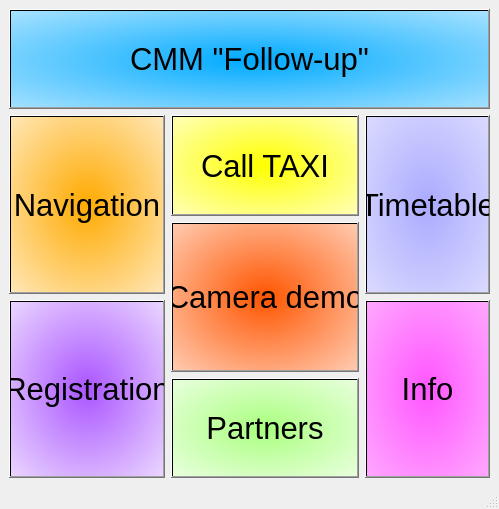
<?xml version="1.0" encoding="UTF-8"?>
<ui version="4.0">
 <class>Menu</class>
 <widget class="QMainWindow" name="Menu">
  <property name="geometry">
   <rect>
    <x>0</x>
    <y>0</y>
    <width>499</width>
    <height>509</height>
   </rect>
  </property>
  <property name="minimumSize">
   <size>
    <width>101</width>
    <height>0</height>
   </size>
  </property>
  <property name="windowTitle">
   <string>MainWindow</string>
  </property>
  <widget class="QWidget" name="MenuMain">
   <property name="sizePolicy">
    <sizepolicy hsizetype="Preferred" vsizetype="Preferred">
     <horstretch>0</horstretch>
     <verstretch>0</verstretch>
    </sizepolicy>
   </property>
   <layout class="QGridLayout" name="gridLayout">
    <item row="3" column="0" rowspan="2">
     <widget class="QPushButton" name="PbReg">
      <property name="sizePolicy">
       <sizepolicy hsizetype="Expanding" vsizetype="Expanding">
        <horstretch>0</horstretch>
        <verstretch>0</verstretch>
       </sizepolicy>
      </property>
      <property name="minimumSize">
       <size>
        <width>102</width>
        <height>102</height>
       </size>
      </property>
      <property name="font">
       <font>
        <pointsize>23</pointsize>
       </font>
      </property>
      <property name="styleSheet">
       <string notr="true">background-color: qradialgradient(spread:pad, cx:0.5, cy:0.5, radius:0.9339, fx:0.5, fy:0.5, stop:0 rgba(170, 85, 255, 255), stop:1 rgba(255, 255, 255, 255));</string>
      </property>
      <property name="text">
       <string>Registration</string>
      </property>
     </widget>
    </item>
    <item row="3" column="2" rowspan="2">
     <widget class="QPushButton" name="PbInfo">
      <property name="sizePolicy">
       <sizepolicy hsizetype="Expanding" vsizetype="Expanding">
        <horstretch>0</horstretch>
        <verstretch>0</verstretch>
       </sizepolicy>
      </property>
      <property name="minimumSize">
       <size>
        <width>102</width>
        <height>102</height>
       </size>
      </property>
      <property name="font">
       <font>
        <pointsize>23</pointsize>
       </font>
      </property>
      <property name="styleSheet">
       <string notr="true">background-color: qradialgradient(spread:pad, cx:0.5, cy:0.5, radius:1.456, fx:0.5, fy:0.5, stop:0 rgba(255, 85, 255, 255), stop:1 rgba(255, 255, 255, 255));</string>
      </property>
      <property name="text">
       <string>Info</string>
      </property>
     </widget>
    </item>
    <item row="4" column="1">
     <widget class="QPushButton" name="PbPartners">
      <property name="sizePolicy">
       <sizepolicy hsizetype="Expanding" vsizetype="Expanding">
        <horstretch>0</horstretch>
        <verstretch>0</verstretch>
       </sizepolicy>
      </property>
      <property name="minimumSize">
       <size>
        <width>101</width>
        <height>68</height>
       </size>
      </property>
      <property name="font">
       <font>
        <pointsize>23</pointsize>
       </font>
      </property>
      <property name="styleSheet">
       <string notr="true">background-color: qradialgradient(spread:pad, cx:0.5, cy:0.5, radius:0.962, fx:0.5, fy:0.5, stop:0 rgba(170, 255, 127, 255), stop:1 rgba(255, 255, 255, 255));</string>
      </property>
      <property name="text">
       <string>Partners</string>
      </property>
     </widget>
    </item>
    <item row="1" column="2" rowspan="2">
     <widget class="QPushButton" name="PbTimetable">
      <property name="sizePolicy">
       <sizepolicy hsizetype="Expanding" vsizetype="Expanding">
        <horstretch>0</horstretch>
        <verstretch>0</verstretch>
       </sizepolicy>
      </property>
      <property name="minimumSize">
       <size>
        <width>102</width>
        <height>102</height>
       </size>
      </property>
      <property name="font">
       <font>
        <pointsize>23</pointsize>
       </font>
      </property>
      <property name="styleSheet">
       <string notr="true">background-color: qradialgradient(spread:pad, cx:0.5, cy:0.5, radius:1.24883, fx:0.5, fy:0.5, stop:0 rgba(170, 170, 255, 255), stop:1 rgba(255, 255, 255, 255));</string>
      </property>
      <property name="text">
       <string>Timetable</string>
      </property>
     </widget>
    </item>
    <item row="1" column="1">
     <widget class="QPushButton" name="PbExternApp">
      <property name="sizePolicy">
       <sizepolicy hsizetype="Expanding" vsizetype="Expanding">
        <horstretch>0</horstretch>
        <verstretch>0</verstretch>
       </sizepolicy>
      </property>
      <property name="minimumSize">
       <size>
        <width>101</width>
        <height>68</height>
       </size>
      </property>
      <property name="font">
       <font>
        <pointsize>23</pointsize>
       </font>
      </property>
      <property name="styleSheet">
       <string notr="true">background-color: qradialgradient(spread:pad, cx:0.5, cy:0.5, radius:0.989949, fx:0.5, fy:0.5, stop:0 rgba(255, 255, 0, 255), stop:1 rgba(255, 255, 255, 255));</string>
      </property>
      <property name="text">
       <string>Call TAXI</string>
      </property>
     </widget>
    </item>
    <item row="2" column="1" rowspan="2">
     <widget class="QPushButton" name="PbCamera">
      <property name="sizePolicy">
       <sizepolicy hsizetype="Expanding" vsizetype="Expanding">
        <horstretch>0</horstretch>
        <verstretch>0</verstretch>
       </sizepolicy>
      </property>
      <property name="minimumSize">
       <size>
        <width>101</width>
        <height>150</height>
       </size>
      </property>
      <property name="font">
       <font>
        <pointsize>23</pointsize>
       </font>
      </property>
      <property name="styleSheet">
       <string notr="true">background-color: qradialgradient(spread:pad, cx:0.5, cy:0.5, radius:1.022, fx:0.5, fy:0.5, stop:0 rgba(255, 85, 0, 255), stop:1 rgba(255, 255, 255, 255));</string>
      </property>
      <property name="text">
       <string>Camera demo</string>
      </property>
     </widget>
    </item>
    <item row="1" column="0" rowspan="2">
     <widget class="QPushButton" name="PbNavig">
      <property name="sizePolicy">
       <sizepolicy hsizetype="Expanding" vsizetype="Expanding">
        <horstretch>0</horstretch>
        <verstretch>0</verstretch>
       </sizepolicy>
      </property>
      <property name="minimumSize">
       <size>
        <width>102</width>
        <height>102</height>
       </size>
      </property>
      <property name="font">
       <font>
        <family>MS Shell Dlg 2</family>
        <pointsize>23</pointsize>
       </font>
      </property>
      <property name="styleSheet">
       <string notr="true">background-color: qradialgradient(spread:pad, cx:0.5, cy:0.5, radius:0.987514, fx:0.5, fy:0.5, stop:0 rgba(255, 170, 0, 255), stop:1 rgba(255, 255, 255, 255));</string>
      </property>
      <property name="text">
       <string>Navigation</string>
      </property>
     </widget>
    </item>
    <item row="0" column="0" colspan="3">
     <widget class="QPushButton" name="PbHeader">
      <property name="sizePolicy">
       <sizepolicy hsizetype="Expanding" vsizetype="Fixed">
        <horstretch>0</horstretch>
        <verstretch>0</verstretch>
       </sizepolicy>
      </property>
      <property name="minimumSize">
       <size>
        <width>0</width>
        <height>100</height>
       </size>
      </property>
      <property name="maximumSize">
       <size>
        <width>16777215</width>
        <height>100</height>
       </size>
      </property>
      <property name="font">
       <font>
        <pointsize>23</pointsize>
       </font>
      </property>
      <property name="styleSheet">
       <string notr="true">background-color: qradialgradient(spread:pad, cx:0.500091, cy:0.517, radius:1.08893, fx:0.506, fy:0.517045, stop:0 rgba(0, 170, 255, 255), stop:1 rgba(255, 255, 255, 255));</string>
      </property>
      <property name="text">
       <string>CMM &quot;Follow-up&quot;</string>
      </property>
      <property name="checkable">
       <bool>false</bool>
      </property>
      <property name="checked">
       <bool>false</bool>
      </property>
     </widget>
    </item>
   </layout>
  </widget>
  <widget class="QMenuBar" name="menubar">
   <property name="geometry">
    <rect>
     <x>0</x>
     <y>0</y>
     <width>499</width>
     <height>17</height>
    </rect>
   </property>
  </widget>
  <widget class="QStatusBar" name="statusbar"/>
 </widget>
 <resources/>
 <connections/>
</ui>
